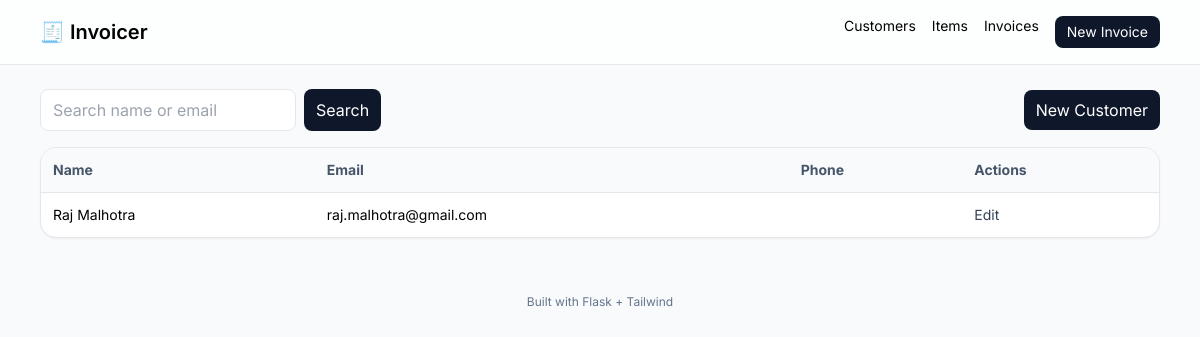
The page /customers on the database as committed earlier.
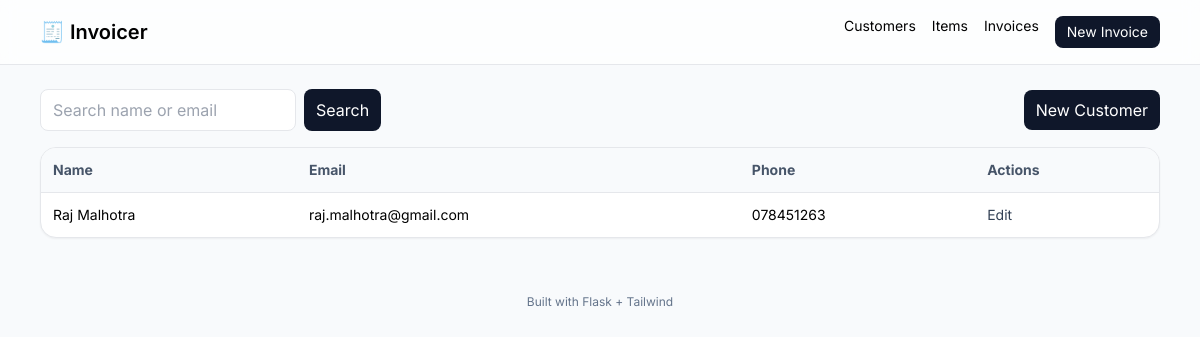
The same page on the database as committed later.
### app.py (models this page shows)
class Customer(db.Model):
    id = db.Column(db.Integer, primary_key=True)
    name = db.Column(db.String(120), nullable=False)
    email = db.Column(db.String(200), nullable=False)
    phone = db.Column(db.String(50))
    address = db.Column(db.String(200))
    city = db.Column(db.String(100))
    state = db.Column(db.String(50))
    postal_code = db.Column(db.String(20))
    created_at = db.Column(db.DateTime, default=datetime.utcnow)

### app.py (the view)
@app.route("/customers")
def customers():
    q = request.args.get("q", "")
    qry = Customer.query
    if q:
        like = f"%{q}%"
        qry = qry.filter((Customer.name.ilike(like)) | (Customer.email.ilike(like)))
    rows = qry.order_by(Customer.name).all()
    return render_template("customers.html", customers=rows, q=q)

### templates/customers.html (shortened to what this page needs)
{% extends "base.html" %}
{% block content %}
<div class="flex items-center justify-between mb-4">
  <form class="flex gap-2" method="get">
    <input name="q" value="{{ q }}" placeholder="Search name or email" class="px-3 py-2 rounded-lg border w-64">
    <button class="px-3 py-2 rounded-lg bg-slate-900 text-white">Search</button>
  </form>
  <a href="{{ url_for('customers_new') }}" class="px-3 py-2 rounded-lg bg-slate-900 text-white">New Customer</a>
</div>
<div class="bg-white rounded-2xl shadow-sm border overflow-hidden">
  <table class="w-full text-sm">
    <thead class="bg-slate-50 text-slate-600">
      <tr>
        <th class="text-left p-3">Name</th>
        <th class="text-left p-3">Email</th>
        <th class="text-left p-3">Phone</th>
        <th class="text-left p-3">Actions</th>
      </tr>
    </thead>
    <tbody>
      {% for c in customers %}
      <tr class="border-t">
        <td class="p-3">{{ c.name }}</td>
        <td class="p-3">{{ c.email }}</td>
        <td class="p-3">{{ c.phone }}</td>
        <td class="p-3">
          <a class="text-slate-700 hover:underline" href="{{ url_for('customers_edit', cid=c.id) }}">Edit</a>
        </td>
      </tr>
      {% endfor %}
    </tbody>
  </table>
</div>
{% endblock %}

Rows that differ between the two databases and show on the page:
changed Customer "Raj Malhotra": phone (not shown) → "078451263"
